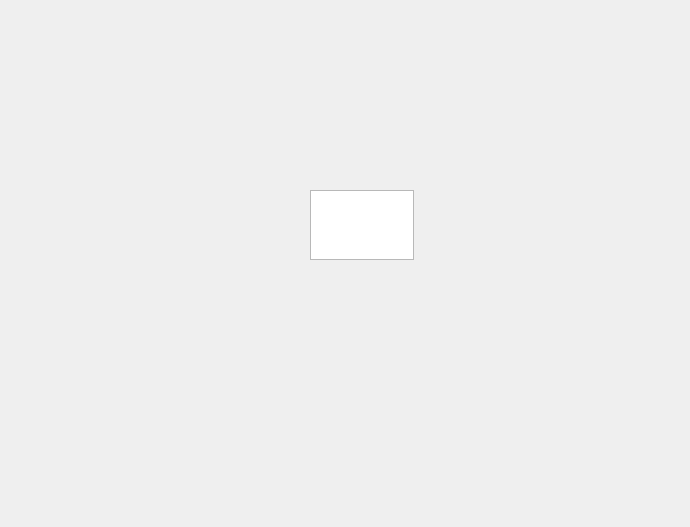
<?xml version="1.0" encoding="UTF-8"?>
<ui version="4.0">
 <class>Dialog</class>
 <widget class="QDialog" name="Dialog">
  <property name="geometry">
   <rect>
    <x>0</x>
    <y>0</y>
    <width>690</width>
    <height>527</height>
   </rect>
  </property>
  <property name="windowTitle">
   <string>Dialog</string>
  </property>
  <widget class="QTextEdit" name="textEdit">
   <property name="geometry">
    <rect>
     <x>310</x>
     <y>190</y>
     <width>104</width>
     <height>70</height>
    </rect>
   </property>
  </widget>
 </widget>
 <resources/>
 <connections/>
</ui>
